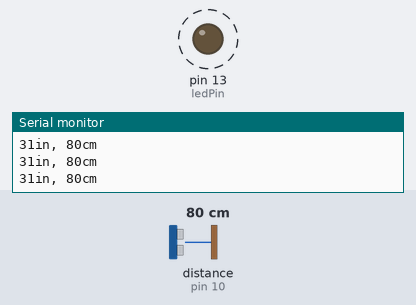
The sketch below on a simulated Arduino Uno, built with avr-gcc and run on an emulated ATmega328P. Parts: output pins drawn as LEDs (lit = HIGH), the last lines printed to the serial monitor. Wiring (inferred from the names in the program): ultrasonic range finder: trigger pin 9; echo pin 10. Dashed ring = blinking. The test bench sets the inputs (shaded band); at power-on: distance to the obstacle (sensor on pin 10) 80 cm. The echo pulse lasts 58.3 µs per cm; pins used as bus, display or sensor lines are not drawn.

Above: at 1.2 s.
1.3 s: distance to the obstacle (sensor on pin 10) set to 2 cm
At 2.1 s:
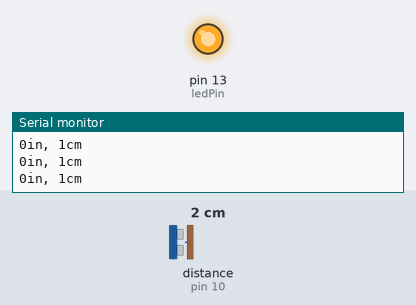
2.8 s: distance to the obstacle (sensor on pin 10) set to 18 cm
4.3 s: distance to the obstacle (sensor on pin 10) set to 22 cm
At 4.56 s:
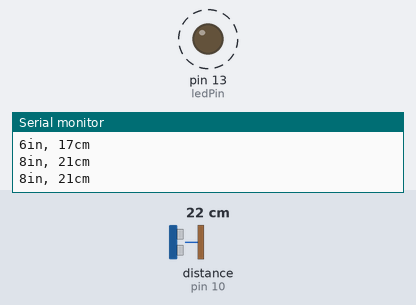
7.3 s: distance to the obstacle (sensor on pin 10) set to 96 cm
10.3 s: distance to the obstacle (sensor on pin 10) set to 102 cm
At 11.2 s:
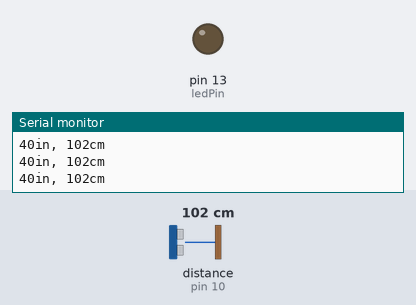
11.8 s: distance to the obstacle (sensor on pin 10) set to 4 cm
At 12.8 s:
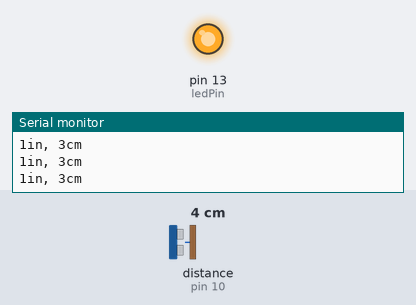
Timing chart, 0 to 14.3 s (numbered marks = the images above; inputs shaded):
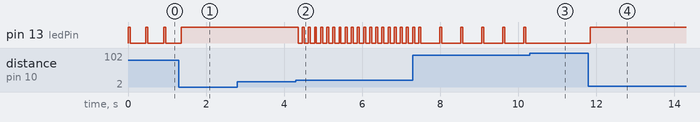

The sketch:

Sensor.ino
```cpp
const int trigPin = 9;     // sends the ping
const int echoPin = 10;    // listens for the echo
const int ledPin = 13;     // built-in LED

void setup() {
  Serial.begin(9600);
  pinMode(trigPin, OUTPUT);
  pinMode(echoPin, INPUT);
  pinMode(ledPin, OUTPUT);
}

void loop() {
  long duration, inches, cm;

  // send the ping (HC-SR04 needs a 10 microsecond HIGH pulse)
  digitalWrite(trigPin, LOW);
  delayMicroseconds(2);
  digitalWrite(trigPin, HIGH);
  delayMicroseconds(10);
  digitalWrite(trigPin, LOW);

  // listen for the echo (stop waiting after 30000 us = about 5 meters)
  duration = pulseIn(echoPin, HIGH, 30000);

  inches = microsecondsToInches(duration);
  cm = microsecondsToCentimeters(duration);

  Serial.print(inches);
  Serial.print("in, ");
  Serial.print(cm);
  Serial.println("cm");

  // light part
  if (cm == 0) {
    // no echo, nothing close, LED off
    digitalWrite(ledPin, LOW);
    delay(100);
  }
  else if (cm < 20) {
    // very close: LED stays on, STOP
    digitalWrite(ledPin, HIGH);
    delay(100);
  }
  else if (cm < 100) {
    // getting close: blink, faster as you get closer
    digitalWrite(ledPin, HIGH);
    delay(50);
    digitalWrite(ledPin, LOW);
    delay(cm * 5);
  }
  else {
    // far away: LED off
    digitalWrite(ledPin, LOW);
    delay(100);
  }
}

long microsecondsToInches(long microseconds) {
  return microseconds / 74 / 2;
}

long microsecondsToCentimeters(long microseconds) {
  return microseconds / 29 / 2;
}
```

Measured:
- the behaviour switches between 20 and 21 cm on distance to the obstacle (sensor on pin 10) (found by bisection; images 1 and 2)
- the behaviour switches between 99 and 100 cm on distance to the obstacle (sensor on pin 10) (found by bisection; images 2 and 3)
- after the input at 1.3 s, pin 13 (ledPin): goes on until 1.4 s, then stays HIGH
- after the input at 4.3 s, pin 13 (ledPin): alternates HIGH for 0.05 s and LOW for 0.11 s, starting after 0.06 s
- after the input at 10.3 s, pin 13 (ledPin): stops changing and stays LOW
- after the input at 11.8 s, pin 13 (ledPin): LOW → HIGH at once
- by itself, pin 13 (ledPin): alternates HIGH for 0.05 s and LOW for 0.41 s
